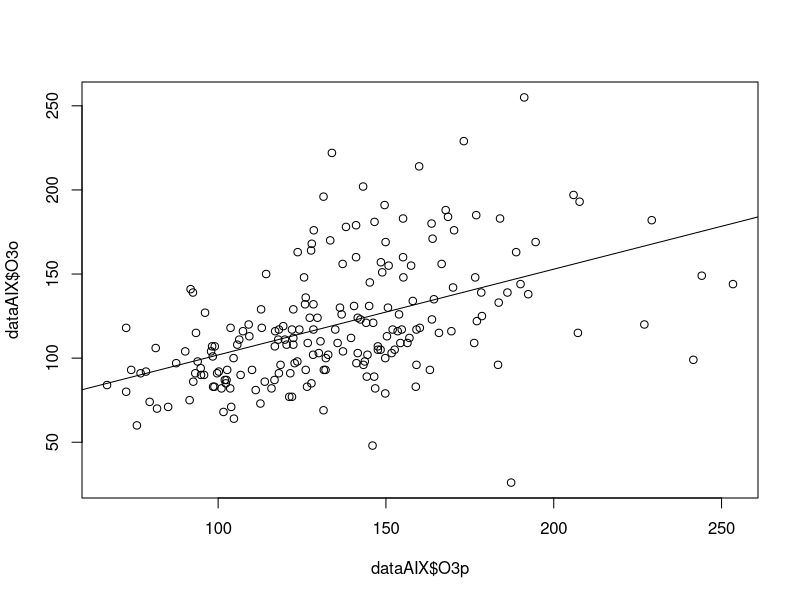
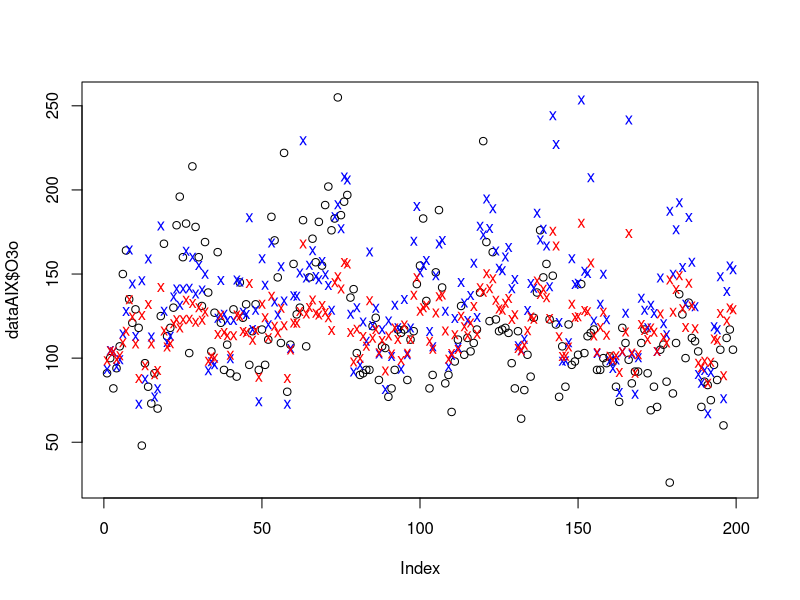
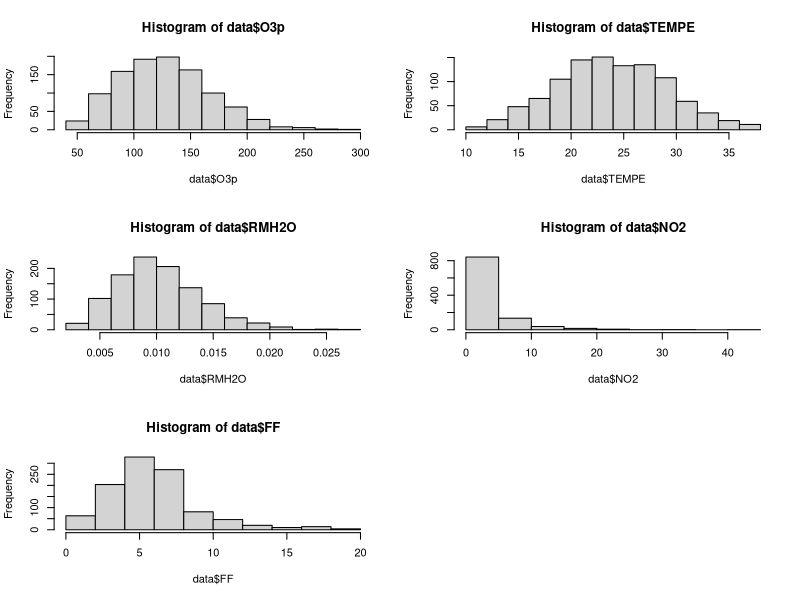
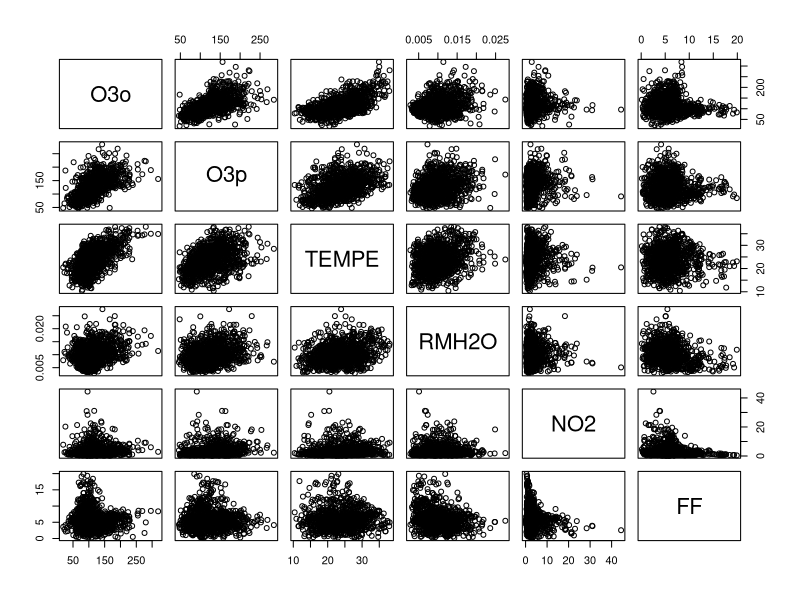

Write R code to recreate these figures, in order.
data=read.table("DataTP.txt",header=TRUE)
dataAIX=subset(data,STATION=="Aix")
s= summary(dataAIX)
print(s)
#print('Histo O3o')
#x11(hist(dataAIX$O3o))
#print('Hist O3p')
#hist(dataAIX$O3p)
print(var.test(dataAIX$O3o,dataAIX$O3p))
print(t.test(dataAIX$O3o,dataAIX$O3p))
print(cor.test(dataAIX$O3o,dataAIX$O3p))
s = summary(lm(dataAIX$O3o~dataAIX$O3p))
print(s)
b0 = 50.9
b1 = 0.51
plot(dataAIX$O3p, dataAIX$O3o, type="p")
abline(b0,b1)
plot(dataAIX$O3o, type = 'p')
points(dataAIX$O3p, col = 'blue', pch = 'x')
points(b0+b1*dataAIX$O3p, col = 'red', pch = 'x')

par(mfrow = c(3,2))
hist(data$O3p)
hist(data$TEMPE)
hist(data$RMH2O)
hist(data$NO2)
hist(data$FF)

pairs(data[,c(-1,-7)])

regmult=lm(O3o~O3p+TEMPE+RMH2O+log(NO2)+FF,data)
s = summary(regmult)
print(s)
